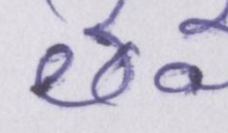
#> input picture written_reports/supporting_docs/image1.png, 228 x 133 px
$ python crop_images.py written_reports/supporting_docs
#> lines starting #> are read from the running program, lines starting #| are printed output that depends on the picture; after the words box and inside, x2 and y2 are one past the last pixel; in counts of white or black regions, pixels touching at a corner belong together
#!/usr/bin/env python3
"""Conservatively crop images for Telugu OCR preprocessing."""

import argparse
import logging
import sys
from dataclasses import dataclass
from pathlib import Path

import cv2
import numpy as np
from PIL import Image


logging.basicConfig(
    level=logging.INFO,
    format="%(asctime)s - %(levelname)s - %(message)s",
)
logger = logging.getLogger(__name__)

FINAL_BORDER_CLIP = 15


@dataclass(frozen=True)
class CropBox:
    """Pixel crop bounds with an exclusive right and bottom edge."""

    left: int
    top: int
    right: int
    bottom: int

    @property
    def width(self) -> int:
        return self.right - self.left

    @property
    def height(self) -> int:
        return self.bottom - self.top


@dataclass(frozen=True)
class CropSettings:
    """Cropping controls tuned for OCR-safe margin removal."""

    dark_delta: int
    min_component_area: int
    padding: int
    dilate: int
    remove_edge_components: bool
    min_crop_ratio: float


def load_png(path: Path) -> np.ndarray:
    """Load a PNG as an RGB numpy array."""
    with Image.open(path) as image:
#> image is the input picture: PIL image 228x133 RGBA; mean R, G, B, A 201.3, 197.7, 211.4, 255
        if image.mode in ("RGBA", "LA", "P"):
            background = Image.new("RGB", image.size, (255, 255, 255))
#> background: PIL image 228x133 RGB; every value is 255
            mask = image.split()[-1] if image.mode == "RGBA" else None
#> mask: PIL image 228x133 L; every value is 255
            background.paste(image, mask=mask)
            image = background
        elif image.mode != "RGB":
            image = image.convert("RGB")

        return np.asarray(image)


def save_png(image: np.ndarray, path: Path) -> None:
    """Save an RGB numpy image as PNG."""
    Image.fromarray(image).save(path, "PNG")


def grayscale(image: np.ndarray) -> np.ndarray:
    """Convert RGB image data to grayscale."""
    return cv2.cvtColor(image, cv2.COLOR_RGB2GRAY)


def build_foreground_mask(gray: np.ndarray, dark_delta: int, dilate: int) -> np.ndarray:
    """Create a text/content mask from a mostly light document image."""
#> called with dark_delta = 45, dilate = 4
    background = int(np.percentile(gray, 95))
#> background = 222
    threshold = max(0, min(250, background - dark_delta))
#> threshold = 177
    mask = gray < threshold
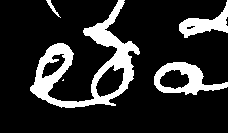
#> mask: shape (133, 228) bool; 17% white; 5 white regions (1 under 20 px), largest, box (x1, y1, x2, y2) and area: (30, 0, 140, 108) 3284, (154, 62, 228, 95) 1060, (179, 0, 228, 38) 735, (46, 0, 61, 18) 62

    if dilate > 0:
        kernel_size = (dilate * 2) + 1
        kernel = cv2.getStructuringElement(
            cv2.MORPH_RECT,
            (kernel_size, kernel_size),
        )
        mask = cv2.dilate(mask.astype(np.uint8), kernel, iterations=1).astype(bool)
#> mask: shape (133, 228) bool; 36% white; 4 white regions, box (x1, y1, x2, y2) and area: (26, 0, 144, 112) 6899, (150, 58, 228, 99) 2293, (175, 0, 228, 42) 1377, (42, 0, 65, 22) 337

    return mask


def remove_small_components(mask: np.ndarray, min_component_area: int) -> np.ndarray:
    """Remove tiny components before computing crop bounds."""
#> called with min_component_area = 20000
    if min_component_area <= 0:
        return mask

    component_count, labels, stats, _ = cv2.connectedComponentsWithStats(
        mask.astype(np.uint8),
        connectivity=8,
    )
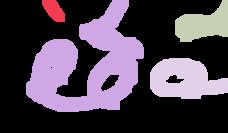
#> labels: shape (133, 228) int32; 5 distinct labels, from 0 to 4; one colour per label, 0 black
#> component_count = 5; stats = [[0, 0, 228, 133, 19418], [42, 0, 23, 22, 337], [26, 0, 118, 112, 6899], [175, 0, 53, 42, 1377], [150, 58, 78, 41, 2293]]

    cleaned = np.zeros_like(mask, dtype=bool)
    for label in range(1, component_count):
        area = stats[label, cv2.CC_STAT_AREA]
        if area >= min_component_area:
            cleaned[labels == label] = True
#> this loop made 4 passes
#> area on passes 1 to 4: 337, 6899, 1377, 2293
#> cleaned: shape (133, 228) bool; every value is 0

    return cleaned


def remove_likely_edge_components(mask: np.ndarray) -> np.ndarray:
    """Drop long, thin components that look like scanner/page-edge borders."""
    height, width = mask.shape
#> height = 133; width = 228
    component_count, labels, stats, _ = cv2.connectedComponentsWithStats(
        mask.astype(np.uint8),
        connectivity=8,
    )
#> labels: shape (133, 228) int32; every value is 0
#> component_count = 1; stats = [[0, 0, 228, 133, 30324]]

    cleaned = mask.copy()
    for label in range(1, component_count):
        x = stats[label, cv2.CC_STAT_LEFT]
        y = stats[label, cv2.CC_STAT_TOP]
        w = stats[label, cv2.CC_STAT_WIDTH]
        h = stats[label, cv2.CC_STAT_HEIGHT]

        touches_edge = x == 0 or y == 0 or x + w >= width or y + h >= height
        long_horizontal = w >= width * 0.50 and h <= max(12, height * 0.05)
        long_vertical = h >= height * 0.50 and w <= max(12, width * 0.05)

        if touches_edge and (long_horizontal or long_vertical):
            cleaned[labels == label] = False

    return cleaned


def crop_box_from_mask(
    mask: np.ndarray,
    padding: int,
    min_crop_ratio: float,
) -> CropBox | None:
    """Return padded crop bounds around foreground content."""
#> called with padding = 20, min_crop_ratio = 0.01
    rows, cols = np.where(mask)
#> rows = empty array; cols = empty array
    if rows.size == 0 or cols.size == 0:
        return None

    height, width = mask.shape
    left = max(0, int(cols.min()) - padding)
    top = max(0, int(rows.min()) - padding)
    right = min(width, int(cols.max()) + padding + 1)
    bottom = min(height, int(rows.max()) + padding + 1)

    box = CropBox(left=left, top=top, right=right, bottom=bottom)
    crop_area = box.width * box.height
    image_area = width * height

    if image_area == 0 or crop_area / image_area < min_crop_ratio:
        return None

    return box


def detect_crop_box(image: np.ndarray, settings: CropSettings) -> CropBox | None:
    """Detect an OCR-safe crop box around likely Telugu text/content."""
    gray = grayscale(image)
    mask = build_foreground_mask(
        gray,
        dark_delta=settings.dark_delta,
        dilate=settings.dilate,
    )
    mask = remove_small_components(mask, settings.min_component_area)

    if settings.remove_edge_components:
        mask = remove_likely_edge_components(mask)

    return crop_box_from_mask(
        mask,
        padding=settings.padding,
        min_crop_ratio=settings.min_crop_ratio,
    )


def apply_crop(image: np.ndarray, box: CropBox | None) -> np.ndarray:
    """Apply the detected crop, then remove the remaining outer border."""
    cropped = image if box is None else image[
        box.top : box.bottom,
        box.left : box.right,
    ]
    height, width = cropped.shape[:2]
#> height = 133; width = 228

    if height <= FINAL_BORDER_CLIP * 2 or width <= FINAL_BORDER_CLIP * 2:
        raise ValueError(
            "Image is too small for the required "
            f"{FINAL_BORDER_CLIP}px border clip: {width}x{height}"
        )

    return cropped[
        FINAL_BORDER_CLIP : height - FINAL_BORDER_CLIP,
        FINAL_BORDER_CLIP : width - FINAL_BORDER_CLIP,
    ]
#> returned value: shape (103, 198, 3)


def test_output_path(path: Path) -> Path:
    """Return the side-by-side test output path for an image."""
    return path.with_name(f"{path.stem}.test{path.suffix}")


def output_path_for_input(path: Path, input_root: Path, output_dir: Path | None) -> Path:
    """Return either an output-dir mirror path or the original image path."""
    if output_dir is None:
        return path

    if input_root.is_file():
        return output_dir / path.name

    return output_dir / path.relative_to(input_root)


def process_png(
    path: Path,
    input_root: Path,
    output_dir: Path | None,
    test: bool,
    settings: CropSettings,
) -> bool:
    """Crop one PNG, overwriting it unless test/output mode is enabled."""
    output_path = test_output_path(path) if test else output_path_for_input(
        path,
        input_root=input_root,
        output_dir=output_dir,
    )

    try:
        image = load_png(path)
        box = detect_crop_box(image, settings)
        cropped = apply_crop(image, box)
        output_path.parent.mkdir(parents=True, exist_ok=True)
        save_png(cropped, output_path)
    except Exception as exc:
        logger.error("Failed to process %s: %s", path, exc)
        return False

    if box is None:
        logger.info(
            "Processed %s -> %s "
            "(no content crop; clipped %spx border, output: %sx%s)",
            path,
            output_path,
            FINAL_BORDER_CLIP,
            cropped.shape[1],
            cropped.shape[0],
        )
    else:
        logger.info(
            "Processed %s -> %s "
            "(crop: %s,%s %sx%s; clipped %spx border, output: %sx%s)",
            path,
            output_path,
            box.left,
            box.top,
            box.width,
            box.height,
            FINAL_BORDER_CLIP,
            cropped.shape[1],
            cropped.shape[0],
        )
    return True


def find_pngs(path: Path) -> list[Path]:
    """Find PNG files from a single image path or directory tree."""
    if path.is_file():
        return [path] if path.suffix.lower() == ".png" else []

    return sorted(
        item
        for item in path.rglob("*")
        if item.is_file()
        and item.suffix.lower() == ".png"
        and not item.stem.lower().endswith(".test")
    )


def parse_args() -> argparse.Namespace:
    parser = argparse.ArgumentParser(
        description="Conservatively crop PNG images for Telugu OCR preprocessing."
    )
    parser.add_argument("input", help="PNG image path or directory to scan")
    parser.add_argument(
        "--output-dir",
        type=Path,
        help="Write cropped files to a mirrored output directory instead of overwriting",
    )
    parser.add_argument(
        "--test",
        action="store_true",
        help="Write name.test.png beside each source image instead of overwriting it",
    )
    parser.add_argument(
        "--padding",
        type=int,
        default=20,
        help="Pixels to preserve around detected content",
    )
    parser.add_argument(
        "--dark-delta",
        type=int,
        default=45,
        help="Foreground must be this much darker than the estimated background",
    )
    parser.add_argument(
        "--min-component-area",
        type=int,
        default=20_000,
        help="Ignore connected components smaller than this many pixels",
    )
    parser.add_argument(
        "--dilate",
        type=int,
        default=4,
        help="Expand the foreground mask by this many pixels before cropping",
    )
    parser.add_argument(
        "--keep-edge-components",
        action="store_true",
        help="Keep long edge-touching components that may be page borders",
    )
    parser.add_argument(
        "--min-crop-ratio",
        type=float,
        default=0.01,
        help="Skip crops smaller than this fraction of the original image area",
    )
    return parser.parse_args()


def main() -> int:
    args = parse_args()
    input_path = Path(args.input)

    if not input_path.exists():
        logger.error("Input path not found: %s", input_path)
        return 1

    if args.test and args.output_dir is not None:
        logger.error("--test and --output-dir cannot be used together")
        return 1

    pngs = find_pngs(input_path)
    if not pngs:
        logger.error("No PNG files found: %s", input_path)
        return 1

    settings = CropSettings(
        dark_delta=args.dark_delta,
        min_component_area=args.min_component_area,
        padding=args.padding,
        dilate=args.dilate,
        remove_edge_components=not args.keep_edge_components,
        min_crop_ratio=args.min_crop_ratio,
    )

    successful = sum(
        1
        for png in pngs
        if process_png(
            png,
            input_root=input_path,
            output_dir=args.output_dir,
            test=args.test,
            settings=settings,
        )
    )
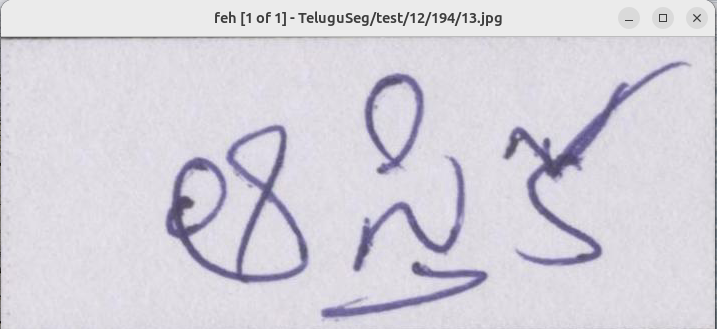
#> input picture written_reports/supporting_docs/image2.png, 717 x 329 px
#> in load_png, image is the input picture: PIL image 717x329 RGBA; mean R, G, B, A 213.6, 210.6, 219.6, 255
#> in load_png (call 2), `background = Image.new("RGB", image.size, (255, 255, 255))`: background: PIL image 717x329 RGB; every value is 255
#> in load_png (call 2), `mask = image.split()[-1] if image.mode == "RGBA" else None`: mask: PIL image 717x329 L; every value is 255
#> in grayscale (call 2), `return cv2.cvtColor(image, cv2.COLOR_RGB2GRAY)`:
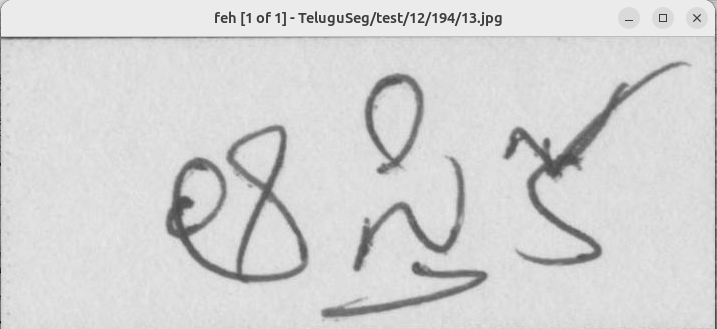
#> returned value: shape (329, 717); min 22, max 236, mean 212.7
#> call 2 of build_foreground_mask, with dark_delta = 45, dilate = 4
#> in build_foreground_mask (call 2), `background = int(np.percentile(gray, 95))`: background = 235
#> in build_foreground_mask (call 2), `threshold = max(0, min(250, background - dark_delta))`: threshold = 190
#> in build_foreground_mask (call 2), `mask = gray < threshold`: mask: shape (329, 717) bool; 9.3% white; 44 white regions (6 under 20 px), largest, box (x1, y1, x2, y2) and area: (165, 125, 309, 284) 6224, (503, 61, 691, 266) 5061, (0, 0, 717, 329) 2466
#> in build_foreground_mask (call 2), `mask = cv2.dilate(mask.astype(np.uint8), kernel, iterations=1).astype(..`:
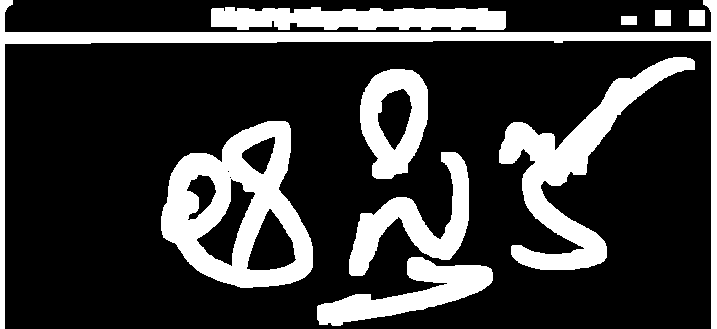
#> mask: shape (329, 717) bool; 23.1% white; 10 white regions, largest, box (x1, y1, x2, y2) and area: (161, 121, 313, 288) 12715, (0, 0, 717, 329) 10895, (499, 57, 695, 270) 10177
#> call 2 of remove_small_components, with min_component_area = 20000
#> in remove_small_components (call 2), `component_count, labels, stats, _ = cv2.connectedComponentsWithStats( ..`:
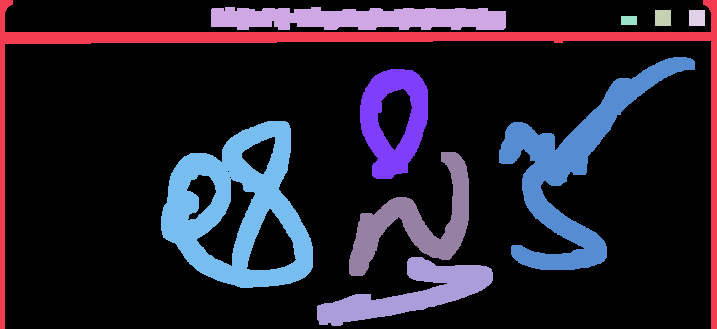
#> labels: shape (329, 717) int32; 11 distinct labels, from 0 to 10; one colour per label, 0 black
#> in remove_small_components (call 2), `component_count, labels, stats, _ = cv2.connectedComponentsWithStats( ..`: component_count = 11; stats = [[5, 0, 706, 329, 181494], [0, 0, 717, 329, 10895], [211, 7, 295, 23, 5597], [655, 10, 16, 16, 256], [689, 10, 16, 16, 256], [621, 16, 16, 9, 144], [499, 57, 196, 213, 10177], [360, 69, 68, 110, 4417], [161, 121, 152, 167, 12715], [349, 152, 120, 124, 5091], [317, 257, 176, 69, 4851]]
#> the loop in remove_small_components (call 2), `for label in range(1, component_count):` made 10 passes
#> area on passes 1 to 10: 10895, 5597, 256, 256, 144, 10177, 4417, 12715, 5091, 4851
#> after the loop in remove_small_components (call 2), `for label in range(1, component_count):`: cleaned: shape (329, 717) bool; every value is 0
#> in remove_likely_edge_components (call 2), `component_count, labels, stats, _ = cv2.connectedComponentsWithStats( ..`: labels: shape (329, 717) int32; every value is 0
#> in apply_crop (call 2), `return cropped[ FINAL_BORDER_CLIP : height - FINAL_BORDER_CLIP, FINAL_..`:
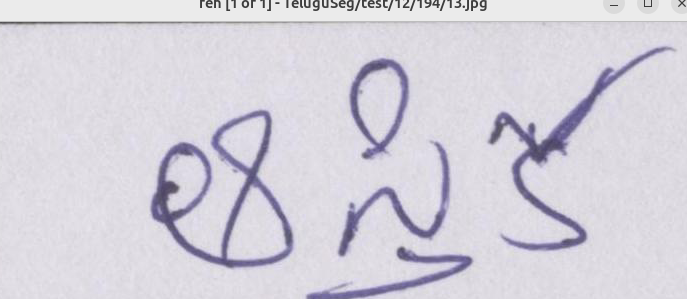
#> returned value: shape (299, 687, 3); mean of channels 0, 1, 2 212.7, 209.6, 219.2; drawn as R, G, B
    failed = len(pngs) - successful

    logger.info("Done: %s successful, %s failed", successful, failed)
    return 0 if failed == 0 else 1


if __name__ == "__main__":
    sys.exit(main())
#> (the program exits here)
